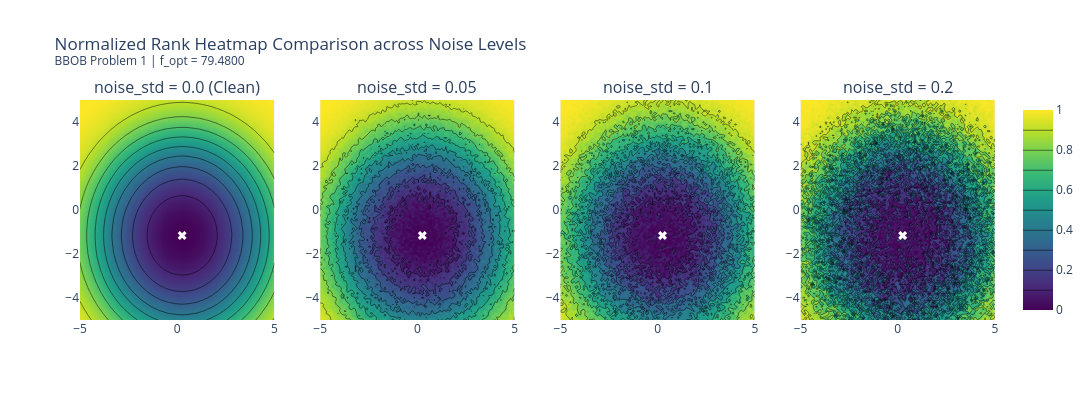

Notebook code cell kept with this figure:
### Markdown cell above
## 3. 2D Contour Heatmap Comparison
Generate 2D normalized rank contour maps across all standard deviation noise levels to visualize how noise distorts landscape contours and global minimum accessibility.

### Code cell
from scipy.stats import rankdata

grid_resol = 100
x_range = np.linspace(problem.lower_bound, problem.upper_bound, grid_resol)
y_range = np.linspace(problem.lower_bound, problem.upper_bound, grid_resol)
X, Y = np.meshgrid(x_range, y_range)

landscapes = {}
norm_landscapes = {}

for level in all_levels:
    # Compute grid landscape values
    Z = np.zeros_like(X)
    for i in range(grid_resol):
        for j in range(grid_resol):
            pt = np.copy(problem.optimum_x)
            pt[0] = X[i, j]
            pt[1] = Y[i, j]
            res = problem(pt, noise_std=level) if level > 0.0 else problem(pt)
            Z[i, j] = res.get(level, float('inf')) if isinstance(res, dict) else float(res)
            
    landscapes[level] = Z
    
    # Calculate normalized rank for heatmap visualization
    Z_flat = Z.flatten()
    Z_rank = rankdata(Z_flat)
    Z_norm = (Z_rank - Z_rank.min()) / (Z_rank.max() - Z_rank.min())
    norm_landscapes[level] = Z_norm.reshape(Z.shape)

n_plots = len(all_levels)
cols = 4
rows = int(np.ceil(n_plots / cols))
fig_contour = make_subplots(
    rows=rows, cols=cols,
    subplot_titles=[f'noise_std = {level} (Clean)' if level == 0.0 else f'noise_std = {level}' for level in all_levels]
)

coords_contour = [(r + 1, c + 1) for r in range(rows) for c in range(cols)][:n_plots]
opt_x, opt_y = problem.optimum_x[:2]

for level, (r, c) in zip(all_levels, coords_contour):
    # Contour heatmap using Normalized Rank
    fig_contour.add_trace(
        go.Contour(
            x=x_range, 
            y=y_range, 
            z=norm_landscapes[level], 
            colorscale='Viridis', 
            showscale=(r==1 and c==4),
            contours=dict(coloring='heatmap', showlines=True)
        ),
        row=r, col=c
    )
    # Add white 'x' at the true global optimum
    fig_contour.add_trace(
        go.Scatter(
            x=[opt_x], y=[opt_y], 
            mode='markers', 
            marker=dict(color='white', symbol='x', size=8), 
            showlegend=False,
            name='Global Minimum'
        ),
        row=r, col=c
    )

fig_contour.update_layout(
    title_text=f"Normalized Rank Heatmap Comparison across Noise Levels<br><sup>BBOB Problem {problem_id} | f_opt = {problem.true_optimum:.4f}</sup>", 
    height=max(400, 350 * rows), 
    width=1350
)
fig_contour.show()

### Figure 1 — Plotly figure (JSON) as saved in the notebook; plotly's stock layout.template omitted (floating-point values rounded to 4 significant figures; data arrays with more than 128 entries replaced by an {"elided": "..."} marker saying what was removed)
{"data": [{"colorscale": [[0, "#440154"], [0.1111, "#482878"], [0.2222, "#3e4989"], [0.3333, "#31688e"], [0.4444, "#26828e"], [0.5556, "#1f9e89"], [0.6667, "#35b779"], [0.7778, "#6ece58"], [0.8889, "#b5de2b"], [1, "#fde725"]], "contours": {"coloring": "heatmap", "showlines": true}, "showscale": false, "type": "contour", "x": [-5.0, -4.899, -4.798, -4.697, -4.596, -4.495, -4.394, -4.293, -4.192, -4.091, -3.99, -3.889, -3.788, -3.687, -3.586, -3.485, -3.384, -3.283, -3.182, -3.081, -2.98, -2.879, -2.778, -2.677, -2.576, -2.475, -2.374, -2.273, -2.172, -2.071, -1.97, -1.869, -1.768, -1.667, -1.566, -1.465, -1.364, -1.263, -1.162, -1.061, -0.9596, -0.8586, -0.7576, -0.6566, -0.5556, -0.4545, -0.3535, -0.2525, -0.1515, -0.05051, 0.05051, 0.1515, 0.2525, 0.3535, 0.4545, 0.5556, 0.6566, 0.7576, 0.8586, 0.9596, 1.061, 1.162, 1.263, 1.364, 1.465, 1.566, 1.667, 1.768, 1.869, 1.97, 2.071, 2.172, 2.273, 2.374, 2.475, 2.576, 2.677, 2.778, 2.879, 2.98, 3.081, 3.182, 3.283, 3.384, 3.485, 3.586, 3.687, 3.788, 3.889, 3.99, 4.091, 4.192, 4.293, 4.394, 4.495, 4.596, 4.697, 4.798, 4.899, 5.0], "xaxis": "x", "y": [-5.0, -4.899, -4.798, -4.697, -4.596, -4.495, -4.394, -4.293, -4.192, -4.091, -3.99, -3.889, -3.788, -3.687, -3.586, -3.485, -3.384, -3.283, -3.182, -3.081, -2.98, -2.879, -2.778, -2.677, -2.576, -2.475, -2.374, -2.273, -2.172, -2.071, -1.97, -1.869, -1.768, -1.667, -1.566, -1.465, -1.364, -1.263, -1.162, -1.061, -0.9596, -0.8586, -0.7576, -0.6566, -0.5556, -0.4545, -0.3535, -0.2525, -0.1515, -0.05051, 0.05051, 0.1515, 0.2525, 0.3535, 0.4545, 0.5556, 0.6566, 0.7576, 0.8586, 0.9596, 1.061, 1.162, 1.263, 1.364, 1.465, 1.566, 1.667, 1.768, 1.869, 1.97, 2.071, 2.172, 2.273, 2.374, 2.475, 2.576, 2.677, 2.778, 2.879, 2.98, 3.081, 3.182, 3.283, 3.384, 3.485, 3.586, 3.687, 3.788, 3.889, 3.99, 4.091, 4.192, 4.293, 4.394, 4.495, 4.596, 4.697, 4.798, 4.899, 5.0], "yaxis": "y", "z": {"elided": "100x100 float values"}}, {"marker": {"color": "white", "size": 8, "symbol": "x"}, "mode": "markers", "name": "Global Minimum", "showlegend": false, "type": "scatter", "x": [0.2528], "xaxis": "x", "y": [-1.157], "yaxis": "y"}, {"colorscale": [[0, "#440154"], [0.1111, "#482878"], [0.2222, "#3e4989"], [0.3333, "#31688e"], [0.4444, "#26828e"], [0.5556, "#1f9e89"], [0.6667, "#35b779"], [0.7778, "#6ece58"], [0.8889, "#b5de2b"], [1, "#fde725"]], "contours": {"coloring": "heatmap", "showlines": true}, "showscale": false, "type": "contour", "x": [-5.0, -4.899, -4.798, -4.697, -4.596, -4.495, -4.394, -4.293, -4.192, -4.091, -3.99, -3.889, -3.788, -3.687, -3.586, -3.485, -3.384, -3.283, -3.182, -3.081, -2.98, -2.879, -2.778, -2.677, -2.576, -2.475, -2.374, -2.273, -2.172, -2.071, -1.97, -1.869, -1.768, -1.667, -1.566, -1.465, -1.364, -1.263, -1.162, -1.061, -0.9596, -0.8586, -0.7576, -0.6566, -0.5556, -0.4545, -0.3535, -0.2525, -0.1515, -0.05051, 0.05051, 0.1515, 0.2525, 0.3535, 0.4545, 0.5556, 0.6566, 0.7576, 0.8586, 0.9596, 1.061, 1.162, 1.263, 1.364, 1.465, 1.566, 1.667, 1.768, 1.869, 1.97, 2.071, 2.172, 2.273, 2.374, 2.475, 2.576, 2.677, 2.778, 2.879, 2.98, 3.081, 3.182, 3.283, 3.384, 3.485, 3.586, 3.687, 3.788, 3.889, 3.99, 4.091, 4.192, 4.293, 4.394, 4.495, 4.596, 4.697, 4.798, 4.899, 5.0], "xaxis": "x2", "y": [-5.0, -4.899, -4.798, -4.697, -4.596, -4.495, -4.394, -4.293, -4.192, -4.091, -3.99, -3.889, -3.788, -3.687, -3.586, -3.485, -3.384, -3.283, -3.182, -3.081, -2.98, -2.879, -2.778, -2.677, -2.576, -2.475, -2.374, -2.273, -2.172, -2.071, -1.97, -1.869, -1.768, -1.667, -1.566, -1.465, -1.364, -1.263, -1.162, -1.061, -0.9596, -0.8586, -0.7576, -0.6566, -0.5556, -0.4545, -0.3535, -0.2525, -0.1515, -0.05051, 0.05051, 0.1515, 0.2525, 0.3535, 0.4545, 0.5556, 0.6566, 0.7576, 0.8586, 0.9596, 1.061, 1.162, 1.263, 1.364, 1.465, 1.566, 1.667, 1.768, 1.869, 1.97, 2.071, 2.172, 2.273, 2.374, 2.475, 2.576, 2.677, 2.778, 2.879, 2.98, 3.081, 3.182, 3.283, 3.384, 3.485, 3.586, 3.687, 3.788, 3.889, 3.99, 4.091, 4.192, 4.293, 4.394, 4.495, 4.596, 4.697, 4.798, 4.899, 5.0], "yaxis": "y2", "z": {"elided": "100x100 float values"}}, {"marker": {"color": "white", "size": 8, "symbol": "x"}, "mode": "markers", "name": "Global Minimum", "showlegend": false, "type": "scatter", "x": [0.2528], "xaxis": "x2", "y": [-1.157], "yaxis": "y2"}, {"colorscale": [[0, "#440154"], [0.1111, "#482878"], [0.2222, "#3e4989"], [0.3333, "#31688e"], [0.4444, "#26828e"], [0.5556, "#1f9e89"], [0.6667, "#35b779"], [0.7778, "#6ece58"], [0.8889, "#b5de2b"], [1, "#fde725"]], "contours": {"coloring": "heatmap", "showlines": true}, "showscale": false, "type": "contour", "x": [-5.0, -4.899, -4.798, -4.697, -4.596, -4.495, -4.394, -4.293, -4.192, -4.091, -3.99, -3.889, -3.788, -3.687, -3.586, -3.485, -3.384, -3.283, -3.182, -3.081, -2.98, -2.879, -2.778, -2.677, -2.576, -2.475, -2.374, -2.273, -2.172, -2.071, -1.97, -1.869, -1.768, -1.667, -1.566, -1.465, -1.364, -1.263, -1.162, -1.061, -0.9596, -0.8586, -0.7576, -0.6566, -0.5556, -0.4545, -0.3535, -0.2525, -0.1515, -0.05051, 0.05051, 0.1515, 0.2525, 0.3535, 0.4545, 0.5556, 0.6566, 0.7576, 0.8586, 0.9596, 1.061, 1.162, 1.263, 1.364, 1.465, 1.566, 1.667, 1.768, 1.869, 1.97, 2.071, 2.172, 2.273, 2.374, 2.475, 2.576, 2.677, 2.778, 2.879, 2.98, 3.081, 3.182, 3.283, 3.384, 3.485, 3.586, 3.687, 3.788, 3.889, 3.99, 4.091, 4.192, 4.293, 4.394, 4.495, 4.596, 4.697, 4.798, 4.899, 5.0], "xaxis": "x3", "y": [-5.0, -4.899, -4.798, -4.697, -4.596, -4.495, -4.394, -4.293, -4.192, -4.091, -3.99, -3.889, -3.788, -3.687, -3.586, -3.485, -3.384, -3.283, -3.182, -3.081, -2.98, -2.879, -2.778, -2.677, -2.576, -2.475, -2.374, -2.273, -2.172, -2.071, -1.97, -1.869, -1.768, -1.667, -1.566, -1.465, -1.364, -1.263, -1.162, -1.061, -0.9596, -0.8586, -0.7576, -0.6566, -0.5556, -0.4545, -0.3535, -0.2525, -0.1515, -0.05051, 0.05051, 0.1515, 0.2525, 0.3535, 0.4545, 0.5556, 0.6566, 0.7576, 0.8586, 0.9596, 1.061, 1.162, 1.263, 1.364, 1.465, 1.566, 1.667, 1.768, 1.869, 1.97, 2.071, 2.172, 2.273, 2.374, 2.475, 2.576, 2.677, 2.778, 2.879, 2.98, 3.081, 3.182, 3.283, 3.384, 3.485, 3.586, 3.687, 3.788, 3.889, 3.99, 4.091, 4.192, 4.293, 4.394, 4.495, 4.596, 4.697, 4.798, 4.899, 5.0], "yaxis": "y3", "z": {"elided": "100x100 float values"}}, {"marker": {"color": "white", "size": 8, "symbol": "x"}, "mode": "markers", "name": "Global Minimum", "showlegend": false, "type": "scatter", "x": [0.2528], "xaxis": "x3", "y": [-1.157], "yaxis": "y3"}, {"colorscale": [[0, "#440154"], [0.1111, "#482878"], [0.2222, "#3e4989"], [0.3333, "#31688e"], [0.4444, "#26828e"], [0.5556, "#1f9e89"], [0.6667, "#35b779"], [0.7778, "#6ece58"], [0.8889, "#b5de2b"], [1, "#fde725"]], "contours": {"coloring": "heatmap", "showlines": true}, "showscale": true, "type": "contour", "x": [-5.0, -4.899, -4.798, -4.697, -4.596, -4.495, -4.394, -4.293, -4.192, -4.091, -3.99, -3.889, -3.788, -3.687, -3.586, -3.485, -3.384, -3.283, -3.182, -3.081, -2.98, -2.879, -2.778, -2.677, -2.576, -2.475, -2.374, -2.273, -2.172, -2.071, -1.97, -1.869, -1.768, -1.667, -1.566, -1.465, -1.364, -1.263, -1.162, -1.061, -0.9596, -0.8586, -0.7576, -0.6566, -0.5556, -0.4545, -0.3535, -0.2525, -0.1515, -0.05051, 0.05051, 0.1515, 0.2525, 0.3535, 0.4545, 0.5556, 0.6566, 0.7576, 0.8586, 0.9596, 1.061, 1.162, 1.263, 1.364, 1.465, 1.566, 1.667, 1.768, 1.869, 1.97, 2.071, 2.172, 2.273, 2.374, 2.475, 2.576, 2.677, 2.778, 2.879, 2.98, 3.081, 3.182, 3.283, 3.384, 3.485, 3.586, 3.687, 3.788, 3.889, 3.99, 4.091, 4.192, 4.293, 4.394, 4.495, 4.596, 4.697, 4.798, 4.899, 5.0], "xaxis": "x4", "y": [-5.0, -4.899, -4.798, -4.697, -4.596, -4.495, -4.394, -4.293, -4.192, -4.091, -3.99, -3.889, -3.788, -3.687, -3.586, -3.485, -3.384, -3.283, -3.182, -3.081, -2.98, -2.879, -2.778, -2.677, -2.576, -2.475, -2.374, -2.273, -2.172, -2.071, -1.97, -1.869, -1.768, -1.667, -1.566, -1.465, -1.364, -1.263, -1.162, -1.061, -0.9596, -0.8586, -0.7576, -0.6566, -0.5556, -0.4545, -0.3535, -0.2525, -0.1515, -0.05051, 0.05051, 0.1515, 0.2525, 0.3535, 0.4545, 0.5556, 0.6566, 0.7576, 0.8586, 0.9596, 1.061, 1.162, 1.263, 1.364, 1.465, 1.566, 1.667, 1.768, 1.869, 1.97, 2.071, 2.172, 2.273, 2.374, 2.475, 2.576, 2.677, 2.778, 2.879, 2.98, 3.081, 3.182, 3.283, 3.384, 3.485, 3.586, 3.687, 3.788, 3.889, 3.99, 4.091, 4.192, 4.293, 4.394, 4.495, 4.596, 4.697, 4.798, 4.899, 5.0], "yaxis": "y4", "z": {"elided": "100x100 float values"}}, {"marker": {"color": "white", "size": 8, "symbol": "x"}, "mode": "markers", "name": "Global Minimum", "showlegend": false, "type": "scatter", "x": [0.2528], "xaxis": "x4", "y": [-1.157], "yaxis": "y4"}], "layout": {"annotations": [{"font": {"size": 16}, "showarrow": false, "text": "noise_std = 0.0 (Clean)", "x": 0.1062, "xanchor": "center", "xref": "paper", "y": 1, "yanchor": "bottom", "yref": "paper"}, {"font": {"size": 16}, "showarrow": false, "text": "noise_std = 0.05", "x": 0.3688, "xanchor": "center", "xref": "paper", "y": 1, "yanchor": "bottom", "yref": "paper"}, {"font": {"size": 16}, "showarrow": false, "text": "noise_std = 0.1", "x": 0.6313, "xanchor": "center", "xref": "paper", "y": 1, "yanchor": "bottom", "yref": "paper"}, {"font": {"size": 16}, "showarrow": false, "text": "noise_std = 0.2", "x": 0.8938, "xanchor": "center", "xref": "paper", "y": 1, "yanchor": "bottom", "yref": "paper"}], "height": 400, "title": {"text": "Normalized Rank Heatmap Comparison across Noise Levels<br><sup>BBOB Problem 1 | f_opt = 79.4800</sup>"}, "width": 1350, "xaxis": {"anchor": "y", "domain": [0, 0.2125]}, "xaxis2": {"anchor": "y2", "domain": [0.2625, 0.475]}, "xaxis3": {"anchor": "y3", "domain": [0.525, 0.7375]}, "xaxis4": {"anchor": "y4", "domain": [0.7875, 1]}, "yaxis": {"anchor": "x", "domain": [0, 1]}, "yaxis2": {"anchor": "x2", "domain": [0, 1]}, "yaxis3": {"anchor": "x3", "domain": [0, 1]}, "yaxis4": {"anchor": "x4", "domain": [0, 1]}}}
